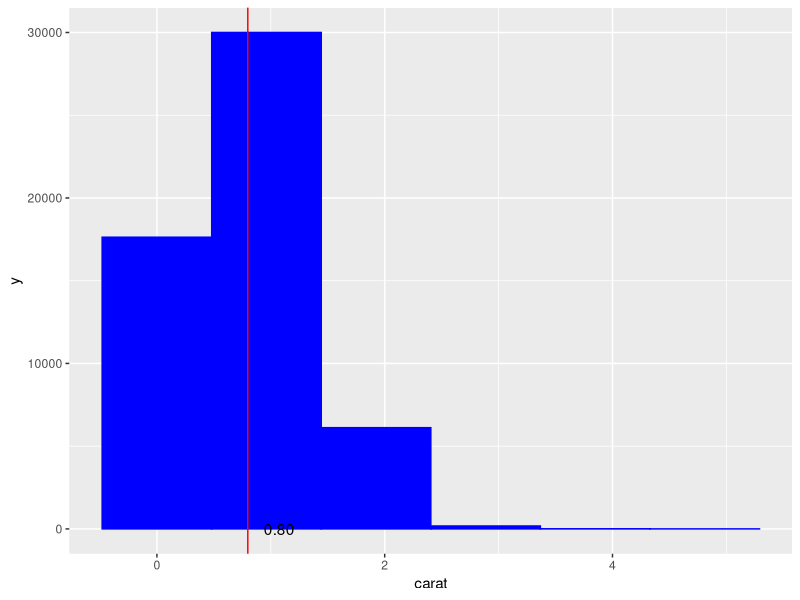
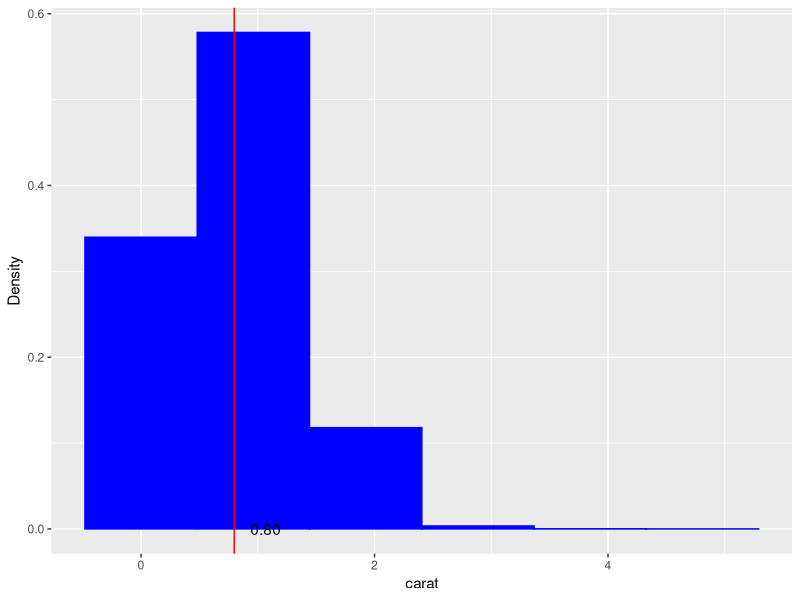
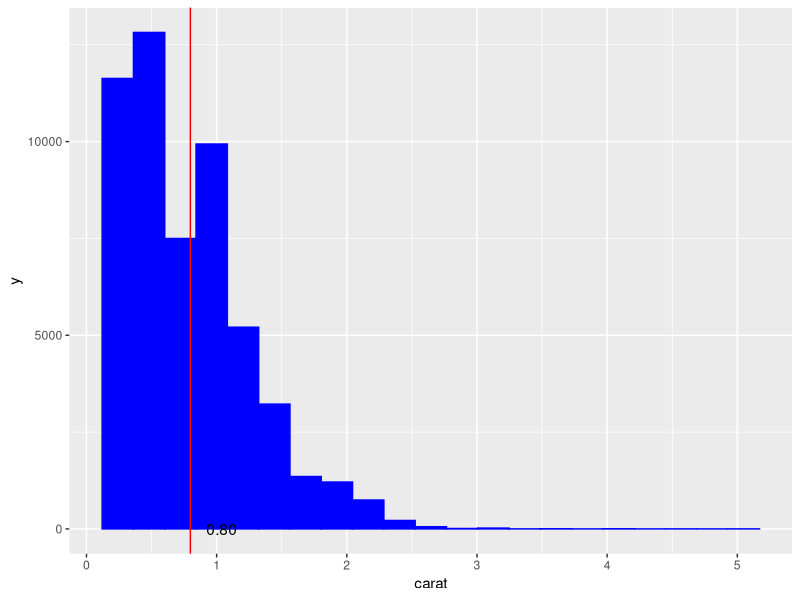
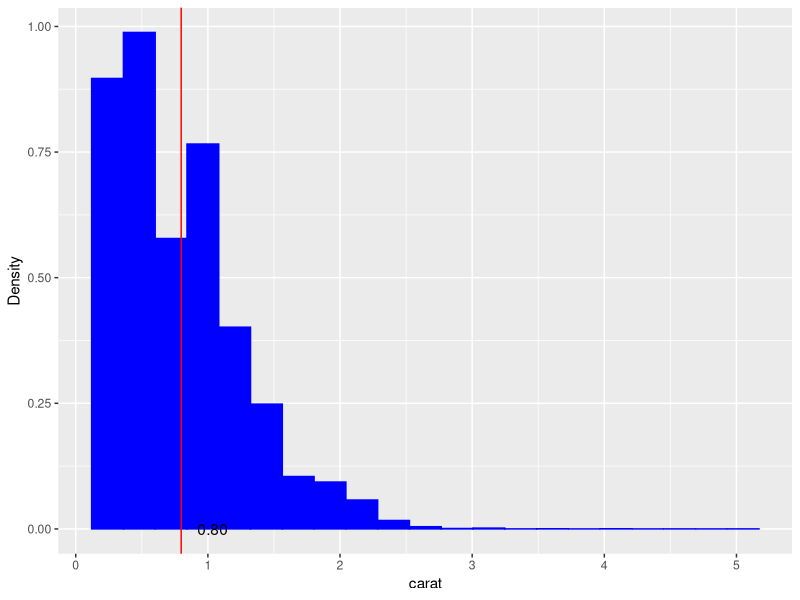
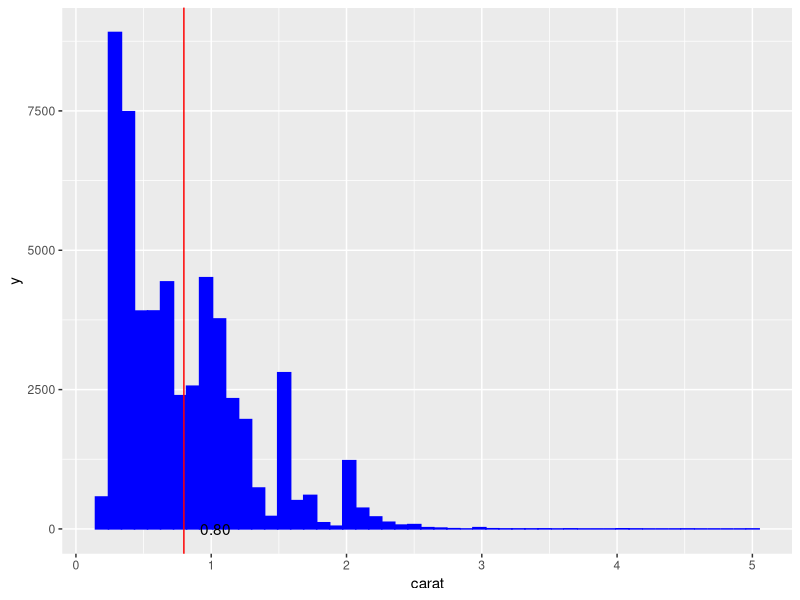
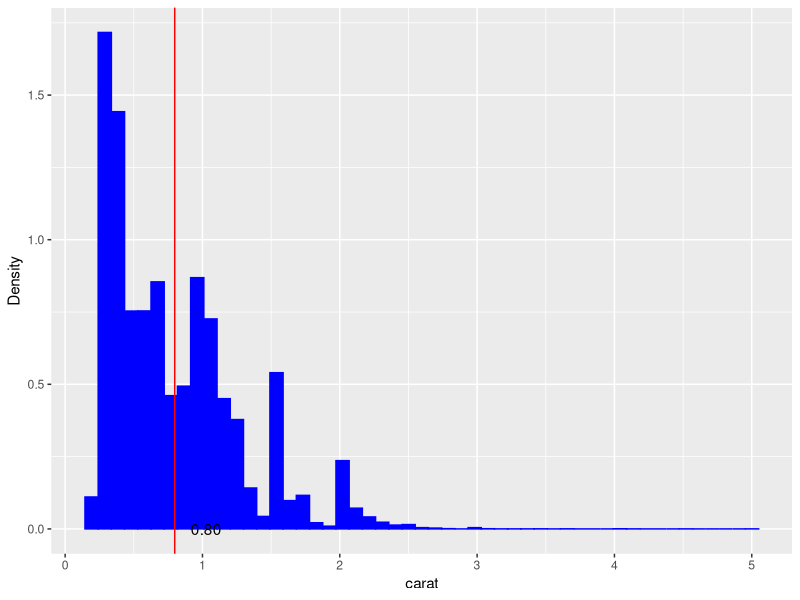
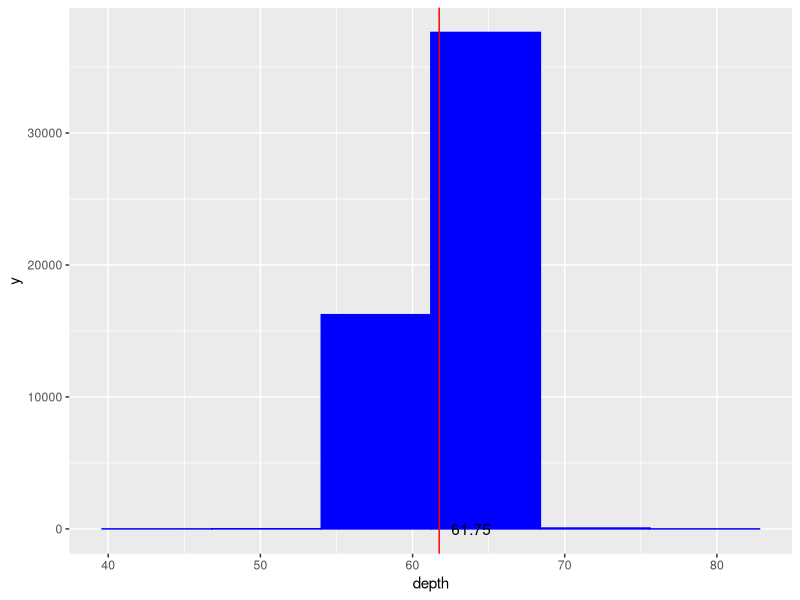
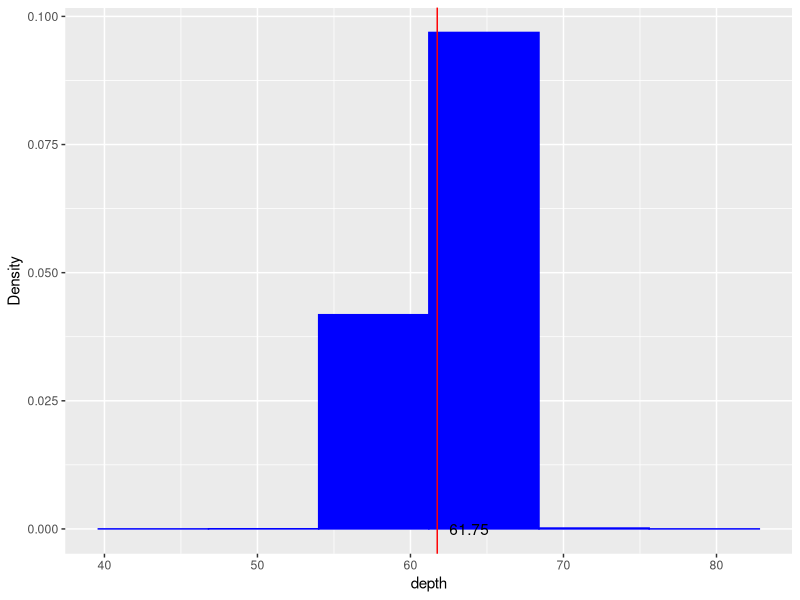

Reproduce these figures in R, in order.
## ---- chunk 1
require(grid)
require(ggplot2)
require(plyr)
data(diamonds)
diamonds <- within(diamonds, 'LogEq' <- as.logical(rep(c("True", "False"),c(23599,30341))))
str(diamonds)

explore <- function(df, bin_sizes, corr_thr) 
{
  #extract numeric variables from data frame
  df_numerics <- df[which(lapply(diamonds, is.numeric) == TRUE)] 
  
  #extract factor variables from data frame
  df_factors <- df[which(lapply(diamonds, is.factor) == TRUE)] 
  
  #extract logical variables from data frame
  df_logicals <- df[which(lapply(diamonds, is.logical) == TRUE)] 
  
  #loop through all numeric variables
  for (i in 1:length(df_numerics))
  {
    #loop through all bin sizes
    for (bins in 1:length(bin_sizes))
    {
      #Calculate bin size
      bin_num <- (max(df_numerics[[i]])-min(df_numerics[[i]]))/bin_sizes[bins]
      
      #Calculate the mean and label
      col_mean <- mean(df_numerics[[i]])
      mean_Label = sprintf("%8.2f ", col_mean)
      
      #Plot regular count histogram, create a ggplot for each numeric variable
      explore <- ggplot(df_numerics, aes(x=df_numerics[[i]]),
                         environment = environment()) #tell R to look at local scope
      
      #Make the ggplot a histogram
      explore <- explore +
        geom_histogram(colour = 'blue',
                       fill = 'blue',
                       binwidth=bin_num) +
        labs(x=names(df_numerics)[[i]]) +
        geom_vline(xintercept=col_mean, colour='red') +
        annotate("text",x=col_mean,y=0,label=mean_Label,hjust=0)
      print(explore) #display each graph in our loop of all numeric variables
      
      #Add a density plot
      print(explore + aes(y=..density..) + labs(y="Density"))
    }
  }
  #loop through all logical variables
  for ( j in 1:length(df_logicals))
    {
      #create a ggplot for each logical variable, where that variable is on the x axis
      explore <- ggplot(df_logicals, aes(x=df_logicals[[j]]), 
                         environment = environment())
                         
      #Make the ggplots gray bargraphs
      explore <- explore + 
        geom_bar(fill="gray", colour="gray") +           
        labs(x=names(df_logicals)[j])
        print(explore) 
      }
      
    #loop through all factor variables
  for ( p in 1:length(df_factors))
    {
      #create a ggplot for each logical variable, where that variable is on the x axis
      explore <- ggplot(df_factors, aes(x=df_factors[[p]]), 
                         environment = environment())
                         
      #Make the ggplots gray bargraphs
      explore <- explore + 
        geom_bar(fill="gray", colour="gray") +           
        labs(x=names(df_factors)[p])
        print(explore) 
      }
  #Create an empty list to be populated with r^2 values of numeric variable pairs    
  r_squared_list <- list()
  #The following two loops will loop through every combination of numeric variables
  for(m in 1:(length(df_numerics)-1))
  {
      for(k in 2:length(df_numerics))
      {
          r_squared_value <- cor(df_numerics[m] ,df_numerics[k])^2
          r_squared_list <- append(r_squared_list, r_squared_value)
          print(r_squared_list)
        }
    }
  
  my_list <- list()
  #Loop through each logical variable to create frequency table
  for(z in 1:length(df_logicals))
  {
      freq_table <- table(df_logicals[z])
      my_list <- append(my_list, freq_table)
    }
  #loop through each factor variable to create a frequency table
  for (q in 1:length(df_factors))
  {
      freq_table2 <- table(df_factors[q])
      #Append each frequency table to our list
      my_list <- append(my_list, freq_table2)
    }
    
  #loop through each numeric variable to create summary statistics for each  
  for (r in 1:length(df_numerics))
  {
       #Append each summar table to our list
       my_list <- append(my_list, summary(df_numerics[r]))
    }
  my_df <- data.frame()
  corr_list <- list()
  #loop through each pair of numeric variables  
  for (w in 1:(length(df_numerics)-1))
  {
      for(b in 2:length(df_numerics))
      {
        #loop through each numeric variable pair and grab each columns name,  
        #concatenating them with a - in between
        pair_name <- paste(names(df_numerics[w]), names(df_numerics[b]), sep = "-")
        
        #add these variable-pair names to our empty list list
        corr_list <- append(corr_list, pair_name)
        }
  }
  #Combine list of numeric variable pair names with the r squared value for each pair
  r_squared_df <- data.frame(rbind(corr_list, r_squared_list))
  
  #Add this list of r squared values to our list
  my_list <- append(my_list, r_squared_df)
  print(my_list)
}
  
explore(diamonds, c(5,20,50), .25)  
explore(mtcars, c(5,20,50), .25)  
## ---- chunk 2
plot(cars)
